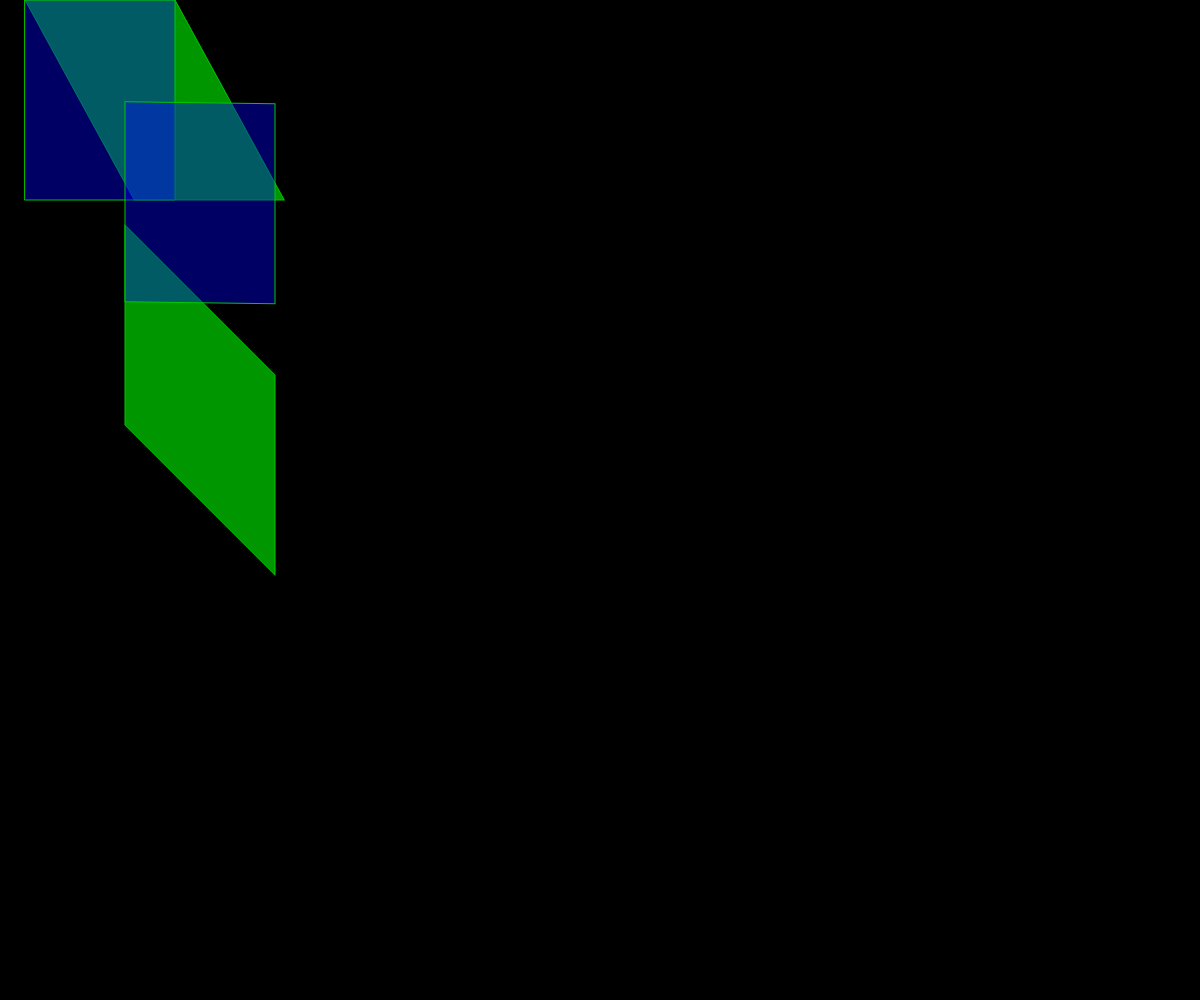
Frame 1 (no input)
Frame 60 (no input): identical to frame 1, image omitted
Frame 120 (the mouse pressed at the canvas centre since frame 60): identical to frame 1, image omitted

The p5.js sketch that drew this single still picture (run headless with seeded random() and noise() and a simulated clock; from frame 60 on, the mouse is pressed at the canvas centre):

// p5.js sketch
// ── sketch.js

// Global variables



function setup() {
  createCanvas(windowWidth, windowHeight);
  //noStroke();
}

/* Loop */
function draw() {
  background(0);
  stroke(0, 200, 0);
  fill(00, 255, 0, 150);
  rectMode(CENTER);

  // The shearX() function angles a shape around the x-axis by the amount given
  // as its argument. The below code horizontally shears the rectangle
  // by 0.5 radians.
  // Interpreted in radians by default but can be changed calling the angleMode().
  angleMode(RADIANS);
  shearX(0.5);
  rect(100, 100, 150, 200);
  // The shearY() function angles a shape around the y-axis by the amount
  // specified as the argument. The below code vertically shears the rectangle
  // by QUARTER_PI radians.
  shearX(-0.5);
  shearY(QUARTER_PI);
  rect(200, 200, 150, 200);
  shearY(-QUARTER_PI);

/* BLUEs */
  angleMode(DEGREES);
  fill(0, 0, 255, 100);
  rect(100, 100, 150, 200);
  shearY(QUARTER_PI)
  rect(200, 200, 150, 200);
  shearY(-QUARTER_PI);

}
